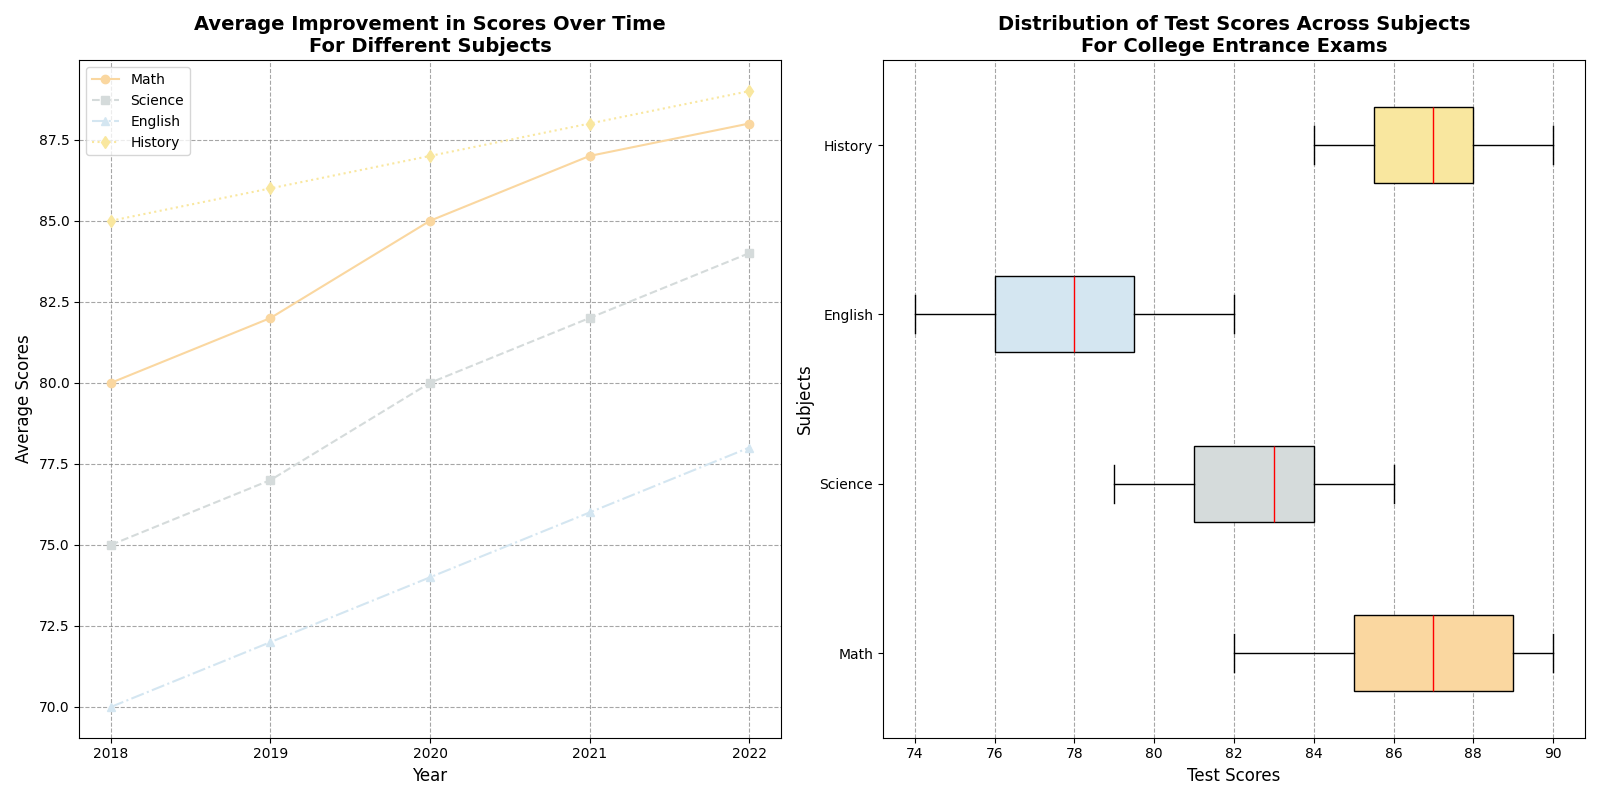

Write Python code to recreate this figure.
import matplotlib.pyplot as plt
import numpy as np

math_scores = [82, 89, 90, 85, 88, 86, 87, 85, 89, 90, 87, 88, 84, 85, 89]
science_scores = [79, 81, 83, 80, 82, 84, 81, 85, 86, 83, 80, 82, 85, 84, 83]
english_scores = [75, 78, 77, 80, 82, 76, 78, 74, 79, 81, 80, 77, 76, 75, 78]
history_scores = [88, 85, 87, 86, 89, 90, 85, 84, 88, 86, 87, 88, 89, 85, 86]

years = np.array([2018, 2019, 2020, 2021, 2022])
avg_math_scores = np.array([80, 82, 85, 87, 88])
avg_science_scores = np.array([75, 77, 80, 82, 84])
avg_english_scores = np.array([70, 72, 74, 76, 78])
avg_history_scores = np.array([85, 86, 87, 88, 89])

fig, (ax2, ax1) = plt.subplots(1, 2, figsize=(16, 8))

# Shuffled colors for line plot
ax2.plot(years, avg_math_scores, label='Math', color='#FAD7A0', marker='o', linestyle='-')
ax2.plot(years, avg_science_scores, label='Science', color='#D5DBDB', marker='s', linestyle='--')
ax2.plot(years, avg_english_scores, label='English', color='#D4E6F1', marker='^', linestyle='-.')
ax2.plot(years, avg_history_scores, label='History', color='#F9E79F', marker='d', linestyle=':')

ax2.set_title('Average Improvement in Scores Over Time\nFor Different Subjects', fontsize=14, fontweight='bold')
ax2.set_xlabel('Year', fontsize=12)
ax2.set_ylabel('Average Scores', fontsize=12)
ax2.legend(loc='upper left', fontsize=10)
ax2.xaxis.set_major_locator(plt.MaxNLocator(integer=True))
ax2.grid(True, linestyle='--', which='major', color='grey', alpha=0.7)

# Shuffled colors for box plots
subjects = ['Math', 'Science', 'English', 'History']
test_scores = [math_scores, science_scores, english_scores, history_scores]
box_colors = ['#FAD7A0', '#D5DBDB', '#D4E6F1', '#F9E79F']

box = ax1.boxplot(test_scores, vert=False, patch_artist=True,
                  boxprops=dict(color='black'),
                  whiskerprops=dict(color='black'),
                  capprops=dict(color='black'),
                  flierprops=dict(marker='o', color='black', alpha=0.5),
                  medianprops=dict(color='red'))

for patch, color in zip(box['boxes'], box_colors):
    patch.set_facecolor(color)

ax1.set_yticklabels(subjects)
ax1.set_title('Distribution of Test Scores Across Subjects\nFor College Entrance Exams', fontsize=14, fontweight='bold')
ax1.set_xlabel('Test Scores', fontsize=12)
ax1.set_ylabel('Subjects', fontsize=12)
ax1.xaxis.grid(True, linestyle='--', which='major', color='grey', alpha=0.7)

plt.tight_layout()
plt.show()
